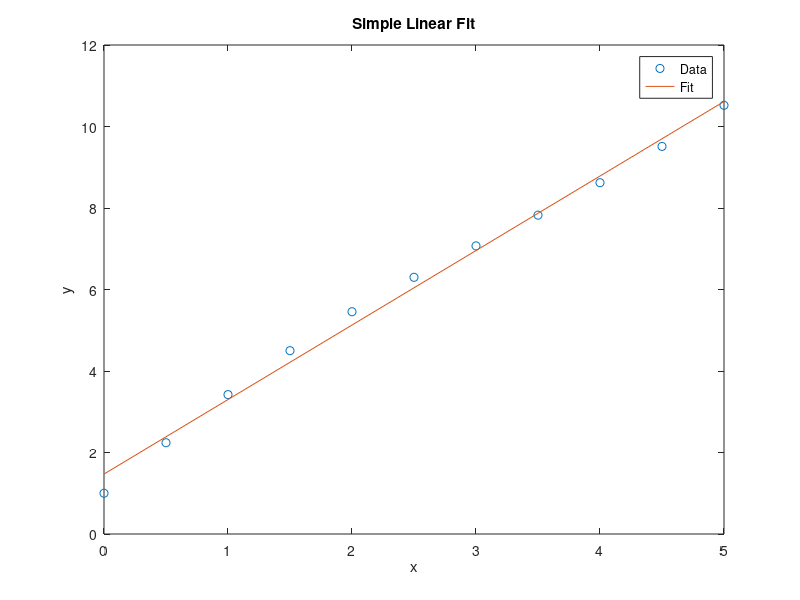

Write the MATLAB code that produced this figure.
% Simple MATLAB example: linear fit and plot
x = 0:0.5:5;
y = 2 * x + 1 + 0.5 * sin(x);

p = polyfit(x, y, 1);
y_fit = polyval(p, x);

disp('Fit: y = a*x + b');
disp(p);

plot(x, y, 'o', x, y_fit, '-');
legend('Data', 'Fit');
xlabel('x');
ylabel('y');
title('Simple Linear Fit');
